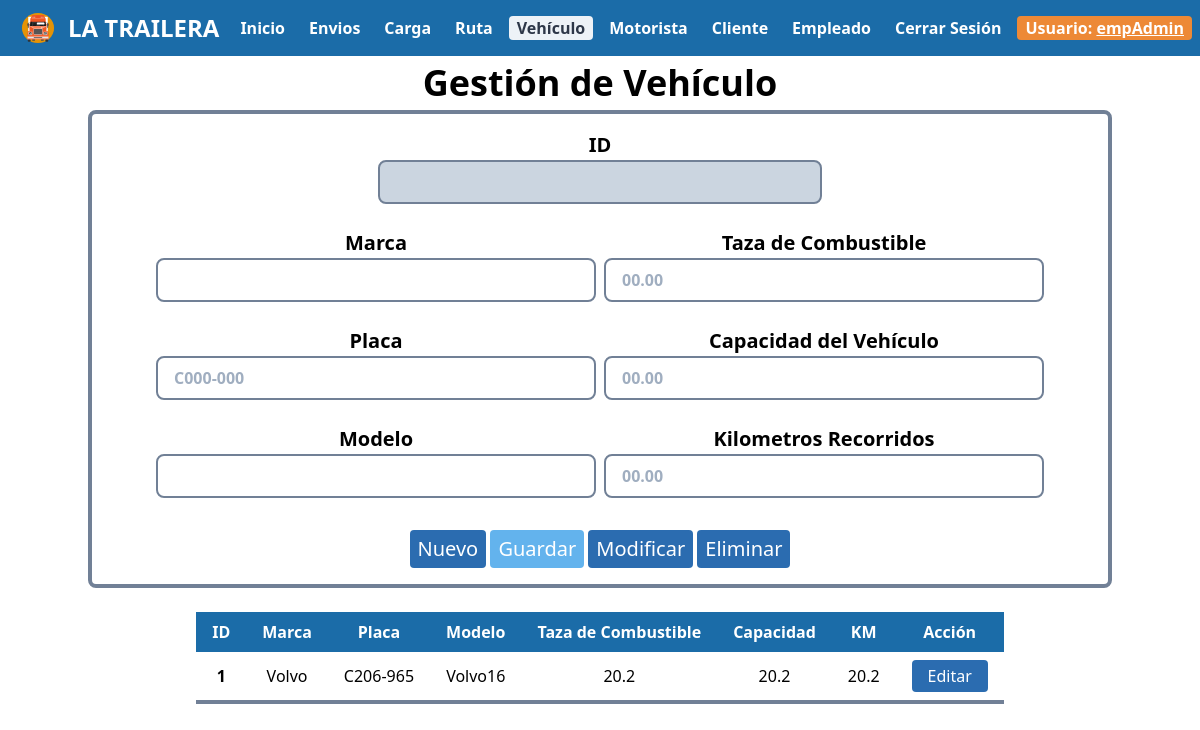
The page /controllers/controlVehiculo.php (signed in) on the database its author committed.
### tables this page shows
CREATE TABLE `vehiculo` (
  `idVehiculo` int(11) NOT NULL,
  `marca` varchar(15) NOT NULL,
  `placa` varchar(15) NOT NULL,
  `modelo` varchar(15) NOT NULL,
  `tazaCombustible` double NOT NULL,
  `capacidadCombustible` double NOT NULL,
  `kmRecorridos` double NOT NULL
);

### controllers/controlVehiculo.php (called while the page is built, shortened)
<?php
	require '../models/vehiculoModel.php';
	$obVehiculo=new VehiculoModel();
	$datos=$obVehiculo->getVehiculo();
	require '../views/vehiculoVista.php';
?>

### db/conexion.php (called while the page is built, shortened)
<?php
    class Conexion {
        function __construct() {
            $this->con=new mysqli(SERVER,USER,PASSWORD,BASE);
        }
    }
?>

### models/vehiculoModel.php (called while the page is built, shortened)
<?php
	require '../db/conexion.php';
	require 'vehiculo.php';
	class VehiculoModel extends Conexion
	{
		function getVehiculo(){
			$res=$this->con->query("select * from vehiculo");
			$r=array();
			while($row=$res->fetch_assoc()){
				$e=new Vehiculo($row["idVehiculo"],$row["marca"],$row["placa"],$row["modelo"],$row["tazaCombustible"],$row["capacidadCombustible"],$row["kmRecorridos"]);
				$r[]=$e;
			}
			return $r;
		}
	}
?>

### models/vehiculo.php (called while the page is built)
<?php
	class Vehiculo
	{
		private $idVehiculo;
		private $marca;
		private $placa;
		private $modelo;
		private $tazaCombustible;
		private $capacidadCombustible;
		private $kmRecorridos;
		function __construct($idVehiculo,$marca,$placa,$modelo,$tazaCombustible,$capacidadCombustible,$kmRecorridos)
		{
			$this->idVehiculo=$idVehiculo;
			$this->marca=$marca;
			$this->placa=$placa;
			$this->modelo=$modelo;
			$this->tazaCombustible=$tazaCombustible;
			$this->capacidadCombustible=$capacidadCombustible;
			$this->kmRecorridos=$kmRecorridos;
		}
		function getIdVehiculo(){
			return $this->idVehiculo;
		}
		function getMarca(){
			return $this->marca;
		}
		function getPlaca(){
			return $this->placa;
		}
		function getModelo(){
			return $this->modelo;
		}
		function getTazaCombustible(){
			return $this->tazaCombustible;
		}
		function getCapacidadCombustible(){
			return $this->capacidadCombustible;
		}
		function getKmRecorridos(){
			return $this->kmRecorridos;
		}
	}
?>

### views/vehiculoVista.php (the view, shortened to what this page needs)
<!DOCTYPE html>
<html lang="es">
<head>
    <link rel="stylesheet" href="dependencias/tailwind.css">
    <link rel="stylesheet" href="css/menu.css">
</head>
<body>
    <?php
        require 'menu/menuAdmin.php';
    ?>
    <div class='text-center'>
        <span class="font-bold text-4xl">Gestión de Vehículo</span>
    </div>
<center>
    <section>
        <div class="container">
                <form action="#" id="f"  method="POST"class='px-16 py-4 border-4 border-gray-600 rounded-lg' onsubmit="return validar();">
                    <center>
                        <div class="w-full md:w-1/2">
                            <span class="font-bold text-xl">ID</span>
                            <input type="text" name="idVehiculo" id="idVehiculo" class="bg-gray-400 focus:outline-none focus:shadow-outline border-2 border-gray-600 rounded-lg py-2 px-4 block w-full appearance-none leading-normal font-bold" readonly="true"><br>
                        </div>
                    </center>
                    <div class='md:flex'>
                        <div class="w-full md:w-1/2">
                            <span class="font-bold text-xl">Marca</span>
                            <input type="text" name="marca" id="marca" class="bg-white focus:outline-none focus:shadow-outline border-2 border-gray-600 rounded-lg py-2 px-4 block w-full appearance-none leading-normal font-bold" required="true"><br>
                            <span class="font-bold text-xl">Placa</span>
                            <input type="text" name="placa" id="placa" placeholder="C000-000" class="bg-white focus:outline-none focus:shadow-outline border-2 border-gray-600 rounded-lg py-2 px-4 block w-full appearance-none leading-normal font-bold" required="true"><br>
                            <span class="font-bold text-xl">Modelo</span>
                            <input type="text" name="modelo" id="modelo" class="bg-white focus:outline-none focus:shadow-outline border-2 border-gray-600 rounded-lg py-2 px-4 block w-full appearance-none leading-normal font-bold" required="true"><br>
                        </div>
                        <div class="w-full md:w-1/2 md:ml-2">
                            <span class="font-bold text-xl">Taza de Combustible</span>
                            <input type="text" name="tazaCombustible" id="tazaCombustible" placeholder="00.00"  class="bg-white focus:outline-none focus:shadow-outline border-2 border-gray-600 rounded-lg py-2 px-4 block w-full appearance-none leading-normal font-bold" required="true"><br>
                            <span class="font-bold text-xl">Capacidad del Vehículo</span>
                            <input type="text" name="capacidadCombustible" id="capacidadCombustible" placeholder="00.00" class="bg-white focus:outline-none focus:shadow-outline border-2 border-gray-600 rounded-lg py-2 px-4 block w-full appearance-none leading-normal font-bold" required="true"><br>
                            <span class="font-bold text-xl">Kilometros Recorridos</span>
                            <input type="text" name="kmRecorridos" id="kmRecorridos" placeholder="00.00" class="bg-white focus:outline-none focus:shadow-outline border-2 border-gray-600 rounded-lg py-2 px-4 block w-full appearance-none leading-normal font-bold" required="true"><br>
                        </div>
                    </div>
                    <div class='md:flex'>
                        <div class='w-full'>
                        <input type="reset"  class="bg-blue-700 hover:bg-red-800 text-white text-xl mt-2 py-1 px-2 rounded" value="Nuevo" onclick="$('#g').attr('disabled',false);desactivar()">
                        <input type="submit" name="guardar" id="g" value="Guardar" class="bg-blue-400 text-white text-xl mt-2 py-1 px-2 rounded cursor-not-allowed" disabled='true'>
                        <input type="submit" name="modificar" value="Modificar" class="bg-blue-700 hover:bg-red-800 text-white text-xl mt-2 py-1 px-2 rounded">
                        <input type="button" id="eliminar" name="eliminar" value="Eliminar" class="bg-blue-700 hover:bg-red-800 text-white text-xl mt-2 py-1 px-2 rounded">
                        </div>
                    </div>
                </form>
                 <br>
                        <table class="table-auto">
                            <thead>
                               <th class="text-center text-white bg px-4 py-2">ID</th>
                               <th class="text-center text-white bg px-4 py-2">Marca</th>
                               <th class="text-center text-white bg px-4 py-2">Placa</th>
                               <th class="text-center text-white bg px-4 py-2">Modelo</th>
                               <th class="text-center text-white bg px-4 py-2">Taza de Combustible</th>
                               <th class="text-center text-white bg px-4 py-2">Capacidad</th>
                               <th class="text-center text-white bg px-4 py-2">KM</th>
                               <th class="text-center text-white bg px-4 py-2">Acción</th>
                           </thead>
                           <tbody>
                                <?php
                                    foreach ($datos as $e) {
                                        $idVehiculo=$e->getIdVehiculo();
                                        $marca=$e->getMarca();
                                        $placa=$e->getPlaca();
                                        $modelo=$e->getModelo();
                                        $tazaCombustible=$e->getTazaCombustible();
                                        $capacidadCombustible=$e->getCapacidadCombustible();
                                        $kmRecorridos=$e->getKmRecorridos();
                                        echo "<tr>
                                                <td class='border-b-4 border-gray-600 rounded-lg text-center font-bold px-4 py-2'>$idVehiculo</td>
                                                <td class='border-b-4 border-gray-600 rounded-lg text-center px-4 py-2'>$marca</td>
                                                <td class='border-b-4 border-gray-600 rounded-lg text-center px-4 py-2'>$placa</td>
                                                <td class='border-b-4 border-gray-600 rounded-lg text-center px-4 py-2'>$modelo</td>
                                                <td class='border-b-4 border-gray-600 rounded-lg text-center px-4 py-2'>$tazaCombustible</td>
                                                <td class='border-b-4 border-gray-600 rounded-lg text-center px-4 py-2'>$capacidadCombustible</td>
                                                <td class='border-b-4 border-gray-600 rounded-lg text-center px-4 py-2'>$kmRecorridos</td>
                                                <td class='border-b-4 border-gray-600 rounded-lg text-center px-4 py-2'><button onclick=$('#idVehiculo').val('$idVehiculo');$('#marca').val('$marca');$('#placa').val('$placa');$('#modelo').val('$modelo');$('#tazaCombustible').val('$tazaCombustible');$('#capacidadCombustible').val('$capacidadCombustible');$('#kmRecorridos').val('$kmRecorridos') class='bg-blue-700 hover:bg-red-800 text-white py-1 px-4 rounded'>Editar</button></td>
                                                </tr>";
                                    }
                                ?>
                           </tbody>
                        </table>
        </div>
    </section>
</center>
<br>
</body>
</html>

### controllers/css/menu.css (style rules this page uses)
.bg { background-color: #1b6ca8; }

### rows shown on the page
vehiculo: idVehiculo "1", marca "Volvo", placa "C206-965", modelo "Volvo16", tazaCombustible "20.2", capacidadCombustible "20.2", kmRecorridos "20.2"

### other values the page prints
$_SESSION["administrador"] "empAdmin"
